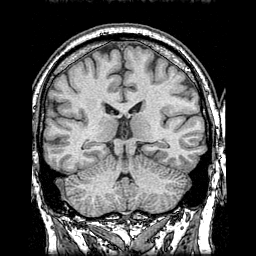
#> input picture test_img/MRI/25052.bmp, 256 x 256 px, found by its file name
$ python structure_metrics.py
#> lines starting #> are read from the running program, lines starting #| are printed output that depends on the picture; long printed decimals are rounded
#> in load_gray, returned value is the input picture: shape (256, 256); min 0, max 255, mean 81.5
#> call 2 of load_gray, with path = 'test_img/PET/25052.bmp'
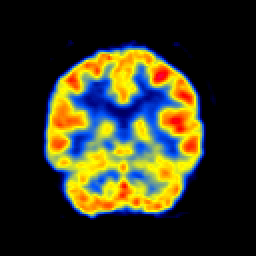
#> input picture test_img/PET/25052.bmp, 256 x 256 px, found by its file name
#> call 3 of load_gray, with path = 'test_img/Fused/Fused_Gray.bmp'
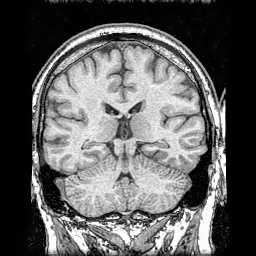
#> input picture test_img/Fused/Fused_Gray.bmp, 256 x 256 px, found by its file name
#> in load_gray, returned value is the input picture: shape (256, 256); min 0, max 255, mean 94.6
import numpy as np
from scipy.ndimage import convolve, uniform_filter
from scipy.signal import windows
from PIL import Image
from scipy.signal import convolve2d
from scipy.fft import ifftshift, fft2, ifft2
import time

# ──────────────────────────────────────────────
# Structural Similarity (SSIM)
# ──────────────────────────────────────────────
# ---------------------------------------------------------------------------
# Gaussian kernel  (mirrors images.internal.createGaussianKernel)
# ---------------------------------------------------------------------------

# [259 lines left out: functions _create_gaussian_kernel, _scipy_pad_mode, _imgaussfilt, _guarded_divide_and_exponent, _ssimalgo, _dynamic_range_from_dtype and 1 more, not called in this run]

def gaussian_window(size: int = 11, sigma: float = 1.5) -> np.ndarray:
    """Create a 2D Gaussian window, normalised to sum to 1."""
    k = windows.gaussian(size, sigma)
    w = np.outer(k, k)
    return w / w.sum()


def ssim_index(
    img1: np.ndarray,
    img2: np.ndarray,
    K: tuple[float, float] = (0.01, 0.03),
    window: np.ndarray | None = None,
    L: int = 255,
) -> tuple[float, np.ndarray, np.ndarray, np.ndarray]:
    """
    Compute the Structural SIMilarity (SSIM) index between two images.

    Translated from the MATLAB implementation by Zhou Wang (2003).
    Reference:
        Z. Wang, A. C. Bovik, H. R. Sheikh, and E. P. Simoncelli,
        "Image quality assessment: From error measurement to structural
        similarity", IEEE Transactions on Image Processing, vol. 13, 2004.

    Parameters
    ----------
    img1 : np.ndarray
        First image (2-D grayscale, dtype float or uint8).
    img2 : np.ndarray
        Second image, same shape as img1.
    K : tuple[float, float]
        Stability constants (K1, K2). Default: (0.01, 0.03).
    window : np.ndarray or None
        Local weighting window. If None, an 11×11 Gaussian (σ=1.5) is used.
    L : int
        Dynamic range of the images. Default: 255.

    Returns
    -------
    mssim : float
        Mean SSIM index. Equal to 1.0 when img1 == img2.
    ssim_map : np.ndarray
        Per-pixel SSIM map (smaller than input by window size − 1).
    sigma1_sq : np.ndarray
        Local variance of img1.
    sigma2_sq : np.ndarray
        Local variance of img2.

    Raises
    ------
    ValueError
        If inputs are invalid (shape mismatch, image too small, bad K values).
    """
    if img1.shape != img2.shape:
        raise ValueError(
            f"Images must have the same shape, got {img1.shape} and {img2.shape}."
        )

    M, N = img1.shape[:2]

    if window is None:
        if M < 11 or N < 11:
            raise ValueError(
                "Images must be at least 11×11 pixels when using the default window."
            )
        window = gaussian_window(11, 1.5)

    H, W = window.shape
    if H * W < 4 or H > M or W > N:
        raise ValueError(
            "Window must have at least 4 elements and must not exceed image dimensions."
        )

    K1, K2 = K
    if K1 < 0 or K2 < 0:
        raise ValueError("K values must be non-negative.")

    C1 = (K1 * L) ** 2
    C2 = (K2 * L) ** 2

    window = window / window.sum()
    img1 = img1.astype(np.float64)
    img2 = img2.astype(np.float64)

    def _filt(img: np.ndarray) -> np.ndarray:
        """2-D convolution in 'valid' mode (same as MATLAB filter2 + 'valid')."""
        return convolve(img, window, mode="constant", cval=0.0)[
            H // 2 : M - (H - 1 - H // 2),
            W // 2 : N - (W - 1 - W // 2),
        ]

    mu1 = _filt(img1)
    mu2 = _filt(img2)

    mu1_sq  = mu1 * mu1
    mu2_sq  = mu2 * mu2
    mu1_mu2 = mu1 * mu2

    sigma1_sq = _filt(img1 * img1) - mu1_sq
    sigma2_sq = _filt(img2 * img2) - mu2_sq
    sigma12   = _filt(img1 * img2) - mu1_mu2

    if C1 > 0 and C2 > 0:
        ssim_map = (
            (2 * mu1_mu2 + C1) * (2 * sigma12 + C2)
        ) / (
            (mu1_sq + mu2_sq + C1) * (sigma1_sq + sigma2_sq + C2)
        )
    else:
        numerator1   = 2 * mu1_mu2  + C1
        numerator2   = 2 * sigma12  + C2
        denominator1 = mu1_sq + mu2_sq + C1
        denominator2 = sigma1_sq + sigma2_sq + C2

        ssim_map = np.ones_like(mu1)

        mask_both = (denominator1 * denominator2) > 0
        ssim_map[mask_both] = (
            numerator1[mask_both] * numerator2[mask_both]
        ) / (denominator1[mask_both] * denominator2[mask_both])

        mask_one = (denominator1 != 0) & (denominator2 == 0)
        ssim_map[mask_one] = numerator1[mask_one] / denominator1[mask_one]

    mssim = float(ssim_map.mean())

    return mssim, ssim_map, sigma1_sq, sigma2_sq


# ──────────────────────────────────────────────
# MS_SSIM  –  Multi-Scale SSIM for MEF
# ──────────────────────────────────────────────

# [155 lines left out: functions _extract_patches, _mef_ssim, _downsample, ms_ssim, not called in this run]


# ──────────────────────────────────────────────
# FSIM  –  Feature SIMilarity
# ──────────────────────────────────────────────

def fsim(image_ref: np.ndarray, image_dis: np.ndarray):
    """
    Compute FSIM and FSIMc between a reference and a distorted image.

    Parameters
    ----------
    image_ref : np.ndarray
        Reference image.  Shape (H, W) for grayscale or (H, W, 3) for colour.
        Pixel values should be in [0, 255].
    image_dis : np.ndarray
        Distorted image with the same shape as *image_ref*.

    Returns
    -------
    FSIM : float
        Luminance-only similarity score in (0, 1].
    FSIMc : float
        Colour-aware similarity score in (0, 1].
        Equals FSIM for grayscale inputs.
    """
    rows, cols = image_ref.shape[:2]
#> rows = 256; cols = 256

    # Initialise chrominance channels (used only for colour images)
    I1 = np.ones((rows, cols), dtype=np.float64)
    I2 = np.ones((rows, cols), dtype=np.float64)
    Q1 = np.ones((rows, cols), dtype=np.float64)
    Q2 = np.ones((rows, cols), dtype=np.float64)

    if image_ref.ndim == 3:                         # colour images
        r1, g1, b1 = (image_ref[:, :, c].astype(np.float64) for c in range(3))
        r2, g2, b2 = (image_dis[:, :, c].astype(np.float64) for c in range(3))

        Y1 = 0.299 * r1 + 0.587 * g1 + 0.114 * b1
        Y2 = 0.299 * r2 + 0.587 * g2 + 0.114 * b2

        I1 = 0.596 * r1 - 0.274 * g1 - 0.322 * b1
        I2 = 0.596 * r2 - 0.274 * g2 - 0.322 * b2

        Q1 = 0.211 * r1 - 0.523 * g1 + 0.312 * b1
        Q2 = 0.211 * r2 - 0.523 * g2 + 0.312 * b2
    else:                                           # grayscale images
        Y1 = image_ref.astype(np.float64)
        Y2 = image_dis.astype(np.float64)

    # ------------------------------------------------------------------
    # Downsample to keep the smaller dimension near 256 px
    # ------------------------------------------------------------------
    min_dim = min(rows, cols)
#> min_dim = 256
    F = max(1, round(min_dim / 256))
#> F = 1

    if F > 1:
        ave_kernel = np.ones((F, F), dtype=np.float64) / (F * F)
        Y1  = _average_and_subsample(Y1,  ave_kernel, F, rows, cols)
        Y2  = _average_and_subsample(Y2,  ave_kernel, F, rows, cols)
        I1  = _average_and_subsample(I1,  ave_kernel, F, rows, cols)
        I2  = _average_and_subsample(I2,  ave_kernel, F, rows, cols)
        Q1  = _average_and_subsample(Q1,  ave_kernel, F, rows, cols)
        Q2  = _average_and_subsample(Q2,  ave_kernel, F, rows, cols)

    # ------------------------------------------------------------------
    # Phase congruency maps
    # ------------------------------------------------------------------
    PC1 = _phasecong2(Y1) #
#> after the loop in _phasecong2, `for o in range(norient):`:
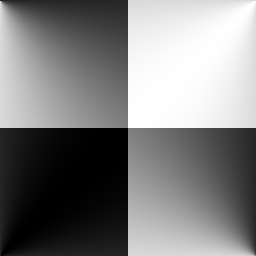
#> ds: shape (256, 256) float64; min -1, max 1, mean -1.08e-05; drawn with min black and max white
    PC2 = _phasecong2(Y2)
#> after the loop in _phasecong2 (call 2), `for o in range(norient):`:
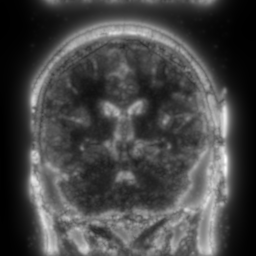
#> an_all: shape (256, 256) float64; min 8.41, max 530, mean 150.5; drawn with min black and max white
#> after the loop in _phasecong2 (call 2), `for o in range(norient):`:
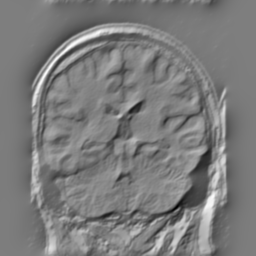
#> sum_e: shape (256, 256) float64; min -145, max 152.6, mean 0; drawn with min black and max white

    # ------------------------------------------------------------------
    # Gradient magnitude maps (Scharr-like kernel from the original)
    # ------------------------------------------------------------------
    dx = np.array([[ 3,  0, -3],
                   [10,  0,-10],
                   [ 3,  0, -3]], dtype=np.float64) / 16.0
    dy = np.array([[ 3, 10,  3],
                   [ 0,  0,  0],
                   [-3,-10, -3]], dtype=np.float64) / 16.0

    grad1 = _gradient_magnitude(Y1, dx, dy)
    grad2 = _gradient_magnitude(Y2, dx, dy)

    # ------------------------------------------------------------------
    # FSIM
    # ------------------------------------------------------------------
    T1 = 0.85   # phase congruency stability constant
    T2 = 160.0  # gradient stability constant

    PC_sim  = (2 * PC1 * PC2 + T1)  / (PC1**2 + PC2**2 + T1)
    Grd_sim = (2 * grad1 * grad2 + T2) / (grad1**2 + grad2**2 + T2)

    PCm = np.maximum(PC1, PC2)                      # weighting map
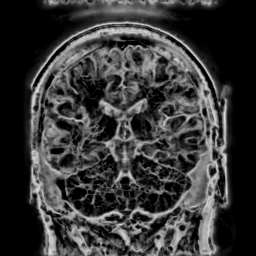
#> PCm: shape (256, 256) float64; min 0, max 0.877, mean 0.218

    sim_matrix = Grd_sim * PC_sim * PCm
    FSIM = sim_matrix.sum() / PCm.sum()
#> FSIM = 0.966

    # ------------------------------------------------------------------
    # FSIMc (adds chrominance terms)
    # ------------------------------------------------------------------
    T3, T4 = 200.0, 200.0
    I_sim = (2 * I1 * I2 + T3) / (I1**2 + I2**2 + T3)
    Q_sim = (2 * Q1 * Q2 + T4) / (Q1**2 + Q2**2 + T4)

    lam = 0.03
    # Use abs() before the fractional power (values near −1 can go complex);
    # the sign is preserved by multiplying back — same intent as the MATLAB
    # real(...^lambda) cast, which silently drops imaginary parts.
    chroma = np.sign(I_sim * Q_sim) * np.abs(I_sim * Q_sim) ** lam

    sim_matrix_c = Grd_sim * PC_sim * chroma * PCm
    FSIMc = sim_matrix_c.sum() / PCm.sum()
#> FSIMc = 0.966

    return float(FSIM)


# ---------------------------------------------------------------------------
# Internal helpers
# ---------------------------------------------------------------------------
def convolution(x, k):
    """
    Simulate MATLAB's conv2 with 'same' output size by performing a full convolution
    and then cropping the result to match the input size.
    """
    full = convolve2d(x, k, mode='full')
    kh, kw = k.shape
    h, w = x.shape
    return full[kh//2:kh//2+h, kw//2:kw//2+w]

# [4 lines left out: function _average_and_subsample, not called in this run]


def _gradient_magnitude(im, dx, dy):
    Ix = convolution(im, dx)
    Iy = convolution(im, dy)
    return np.sqrt(Ix**2 + Iy**2)


def _lowpass_filter(size, cutoff, n):
    """
    Butterworth low-pass filter in the frequency domain.

    Parameters
    ----------
    size   : (rows, cols)
    cutoff : float  — cutoff frequency, 0 < cutoff <= 0.5
    n      : int    — filter order
    """
    rows, cols = size

    if cols % 2:
        xrange = np.arange(-(cols - 1) / 2, (cols - 1) / 2 + 1) / (cols - 1)
    else:
        xrange = np.arange(-cols // 2, cols // 2) / cols

    if rows % 2:
        yrange = np.arange(-(rows - 1) / 2, (rows - 1) / 2 + 1) / (rows - 1)
    else:
        yrange = np.arange(-rows // 2, rows // 2) / rows

    x, y = np.meshgrid(xrange, yrange)
    radius = np.sqrt(x**2 + y**2)
    f = ifftshift(1.0 / (1.0 + (radius / cutoff) ** (2 * n)))
    return f


def _phasecong2(im):
    """
    Phase congruency map (PC_2 measure).

    Adapted from Peter Kovesi's MATLAB phasecong2.
    """
    # Parameters (kept identical to the original)
    nscale        = 4
    norient       = 4
    min_wave_len  = 6
    mult          = 2
    sigma_on_f    = 0.55
    d_theta_on_sigma = 1.2
    k             = 2.0
    epsilon       = 1e-4

    theta_sigma = np.pi / norient / d_theta_on_sigma

    rows, cols = im.shape
    imagefft = fft2(im)

    zero = np.zeros((rows, cols), dtype=np.float64)

    # Frequency-domain coordinate grids
    if cols % 2:
        xrange = np.arange(-(cols - 1) / 2, (cols - 1) / 2 + 1) / (cols - 1)
    else:
        xrange = np.arange(-cols // 2, cols // 2) / cols

    if rows % 2:
        yrange = np.arange(-(rows - 1) / 2, (rows - 1) / 2 + 1) / (rows - 1)
    else:
        yrange = np.arange(-rows // 2, rows // 2) / rows

    x, y = np.meshgrid(xrange, yrange)

    radius = np.sqrt(x**2 + y**2)
    theta  = np.arctan2(-y, x)

    radius = ifftshift(radius)
    theta  = ifftshift(theta)
    radius[0, 0] = 1.0          # avoid log(0)

    sin_theta = np.sin(theta)
    cos_theta = np.cos(theta)

    # Low-pass envelope (applied to all log-Gabor filters)
    lp = _lowpass_filter((rows, cols), 0.45, 15)

    # Radial (scale) filter components
    log_gabor = []
    for s in range(nscale):
        wavelength = min_wave_len * mult**s
        fo = 1.0 / wavelength
        lg = np.exp(-(np.log(radius / fo))**2 / (2 * np.log(sigma_on_f)**2))
        lg *= lp
        lg[0, 0] = 0.0
        log_gabor.append(lg)

    # Angular (orientation) filter components
    spread = []
    for o in range(norient):
        angl = o * np.pi / norient
        ds = sin_theta * np.cos(angl) - cos_theta * np.sin(angl)
        dc = cos_theta * np.cos(angl) + sin_theta * np.sin(angl)
        dtheta = np.abs(np.arctan2(ds, dc))
        spread.append(np.exp(-dtheta**2 / (2 * theta_sigma**2)))

    energy_all = np.zeros((rows, cols), dtype=np.float64)
    an_all     = np.zeros((rows, cols), dtype=np.float64)

    for o in range(norient):
        sum_e  = zero.copy()
        sum_o  = zero.copy()
        sum_an = zero.copy()
        energy = zero.copy()

        ifft_filter_arr = []
        EM_n   = 0.0
        EO_1   = None           # EO at scale 0 for this orientation

        for s in range(nscale):
            filt = log_gabor[s] * spread[o]
            ifft_filt = np.real(ifft2(filt)) * np.sqrt(rows * cols)
            ifft_filter_arr.append(ifft_filt)

            EO = ifft2(imagefft * filt)

            An      = np.abs(EO)
            sum_an += An
            sum_e  += np.real(EO)
            sum_o  += np.imag(EO)

            if s == 0:
                EM_n = np.sum(filt**2)
                EO_1 = EO

        # Weighted mean phase vector
        X_energy = np.sqrt(sum_e**2 + sum_o**2) + epsilon
        mean_e   = sum_e / X_energy
        mean_o   = sum_o / X_energy

        # Energy (phase congruency × amplitude)
        for s in range(nscale):
            filt = log_gabor[s] * spread[o]
            EO   = ifft2(imagefft * filt)
            E    = np.real(EO)
            O    = np.imag(EO)
            energy += E * mean_e + O * mean_o - np.abs(E * mean_o - O * mean_e)

        # Noise threshold estimation
        median_e2n = np.median(np.abs(EO_1)**2)
        mean_e2n   = -median_e2n / np.log(0.5)
        noise_power = mean_e2n / EM_n

        est_sum_an2 = sum(f**2 for f in ifft_filter_arr)
        est_sum_ai_aj = zero.copy()
        for si in range(nscale - 1):
            for sj in range(si + 1, nscale):
                est_sum_ai_aj += ifft_filter_arr[si] * ifft_filter_arr[sj]

        est_noise_energy2 = (2 * noise_power * np.sum(est_sum_an2)
                             + 4 * noise_power * np.sum(est_sum_ai_aj))

        tau               = np.sqrt(est_noise_energy2 / 2)
        est_noise_energy  = tau * np.sqrt(np.pi / 2)
        est_noise_sigma   = np.sqrt((2 - np.pi / 2) * tau**2)

        T = (est_noise_energy + k * est_noise_sigma) / 1.7   # empirical rescaling

        energy = np.maximum(energy - T, 0)
        energy_all += energy
        an_all     += sum_an

    return energy_all / an_all

def piella_metrics(
    img1: np.ndarray,
    img2: np.ndarray,
    fuse: np.ndarray,
    sw: int,
) -> float:
    """
    Compute the Piella fusion quality index between two source images and a
    fused image.

    Reference:
        G. Piella and H. Heijmans, "A new quality metric for image fusion",
        IEEE ICIP 2003.

    Original MATLAB implementation by Z. Liu @ NRCC, 4 Oct 2003.

    Parameters
    ----------
    img1 : np.ndarray
        First source image (2-D grayscale).
    img2 : np.ndarray
        Second source image, same shape as img1.
    fuse : np.ndarray
        Fused image, same shape as img1.
    sw : int
        Metric selector:
            1 → Q   — basic fusion quality index
            2 → Qw  — weighted fusion quality index
            3 → Qe  — edge-dependent fusion quality index

    Returns
    -------
    float
        The selected fusion quality metric value.

    Raises
    ------
    ValueError
        If `sw` is not 1, 2, or 3.
    """
    if sw not in (1, 2, 3):
        raise ValueError(f"sw must be 1, 2, or 3; got {sw}.")

    def _compute_lambda(i1: np.ndarray, i2: np.ndarray):
        """
        Compute per-pixel lambda (local variance weight) and the two SSIM maps
        of the fused image against each source.
        """
        _, _, sigma1_sq, sigma2_sq = ssim_index(i1, i2)

        buffer = sigma1_sq + sigma2_sq
        # Avoid division by zero: if both variances are zero, set each to 0.5
        zero_mask = (buffer == 0).astype(np.float64) * 0.5
        sigma1_sq = sigma1_sq + zero_mask
        sigma2_sq = sigma2_sq + zero_mask
        buffer    = sigma1_sq + sigma2_sq

        lam = sigma1_sq / buffer
        return lam, sigma1_sq, sigma2_sq

    def _edge_magnitude(img: np.ndarray) -> np.ndarray:
        """Prewitt-like edge magnitude map."""
        flt_x = np.array([[1, 0, -1],
                           [1, 0, -1],
                           [1, 0, -1]], dtype=np.float64)
        flt_y = np.array([[ 1,  1,  1],
                           [ 0,  0,  0],
                           [-1, -1, -1]], dtype=np.float64)
        img_f = img.astype(np.float64)
        gx = convolve(img_f, flt_x, mode="reflect")
        gy = convolve(img_f, flt_y, mode="reflect")
        return np.sqrt(gx ** 2 + gy ** 2)

    if sw in (1, 2):
        lam, sigma1_sq, sigma2_sq = _compute_lambda(img1, img2)
        _, ssim_map1 = ssim_index(fuse, img1)[:2]
        _, ssim_map2 = ssim_index(fuse, img2)[:2]

        Q_map = lam * ssim_map1 + (1 - lam) * ssim_map2

        if sw == 1:
            return float(Q_map.mean())

        # sw == 2 — spatially weighted by max local variance
        stack = np.stack([sigma1_sq, sigma2_sq], axis=-1)
        Cw    = stack.max(axis=-1)
        cw    = Cw / Cw.sum()
        return float((cw * Q_map).sum())

    # sw == 3 — edge-dependent
    fuse_F = _edge_magnitude(fuse)
    img1_F = _edge_magnitude(img1)
    img2_F = _edge_magnitude(img2)

    lam, sigma1_sq, sigma2_sq = _compute_lambda(img1_F, img2_F)
    _, ssim_map1 = ssim_index(fuse_F, img1_F)[:2]
    _, ssim_map2 = ssim_index(fuse_F, img2_F)[:2]

    stack = np.stack([sigma1_sq, sigma2_sq], axis=-1)
    Cw    = stack.max(axis=-1)
    cw    = Cw / Cw.sum()
    Qw    = float((cw * (lam * ssim_map1 + (1 - lam) * ssim_map2)).sum())

    alpha = 1
    Qe    = Qw * Qw ** alpha   # = Qw^(1 + alpha)
    return Qe


if __name__ == "__main__":
    import cv2
    def load_gray(path):
        return np.array(Image.open(path).convert("L"))
    import time
    A = load_gray('test_img/MRI/25052.bmp')
    B = load_gray('test_img/PET/25052.bmp')
    F = load_gray('test_img/Fused/Fused_Gray.bmp')
    # print("\nStructural Similarity (SSIM): %.6f" % (0.5 * ssim(A, F) + 0.5 * ssim(B, F)))
    # print("Multi-Scale Structural Similarity (MS-SSIM): %.6f" % ms_ssim(np.stack([A, B], axis=2), F))
    print("FSIM: %.6f" % fsim(A, F))
#| FSIM: 0.9661

    print("Peilla metrics:")
    print("     Q:",piella_metrics(A, B, F, sw=1))   # basic
#> in ssim_index, `sigma1_sq = _filt(img1 * img1) - mu1_sq`:
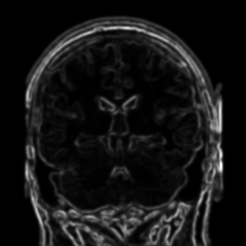
#> sigma1_sq: shape (246, 246) float64; min 0, max 14833.3, mean 1213; drawn with min black and max white
#> in ssim_index, `mssim = float(ssim_map.mean())`: mssim = 0.355
#|      Q: 0.7201
    print("     Qw:", piella_metrics(A, B, F, sw=2))   # weighted
#|      Qw: 0.847
    print("     Qe:", piella_metrics(A, B, F, sw=3))   # edge-dependent)
#|      Qe: 0.7898
